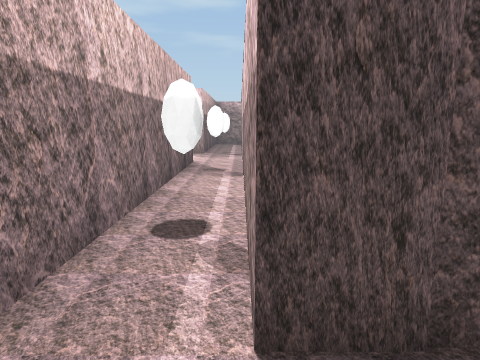
[1] (above)

21 first-person views from a walk through a scene from a Unity 3-D project. The camera is 1.3 m above the floor, tilts 10° down and sees 75° across. The floor is counted in squares, 1 m on a side. Each view is taken from the middle of a square. On the plan, view 1 faces up. The plan holds only what a view shows up to about 14 squares ahead; the rest is blank. Some animated figures are not drawn.

[2]
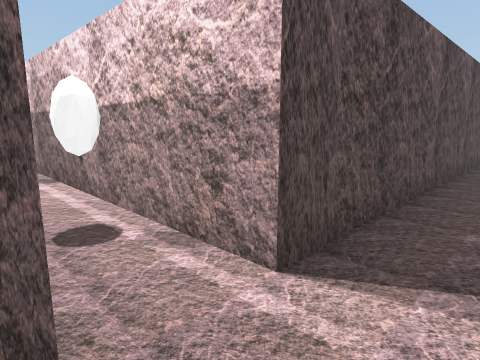

[3]
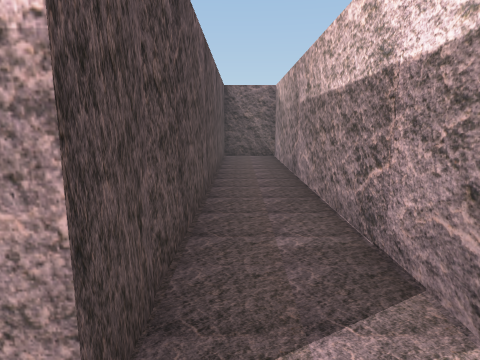

[4]
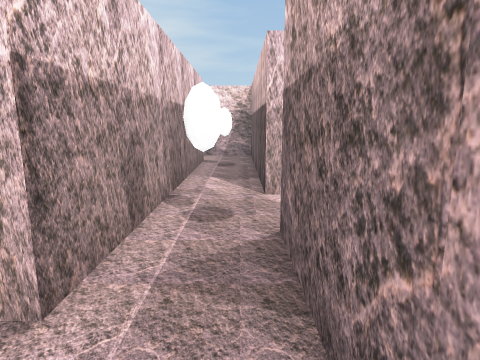

[5]
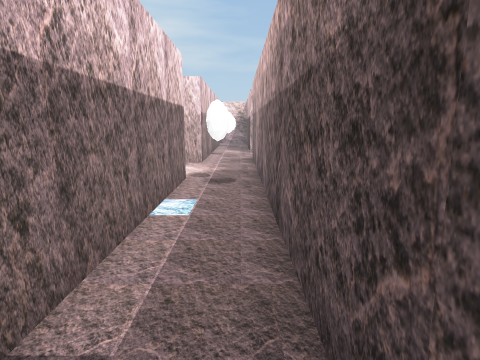

[6]
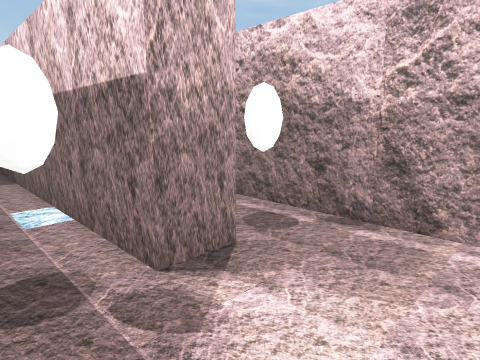

[7]
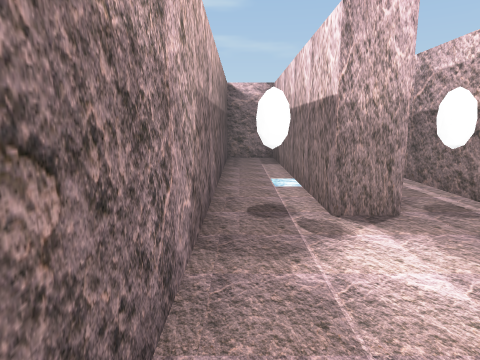

[8]
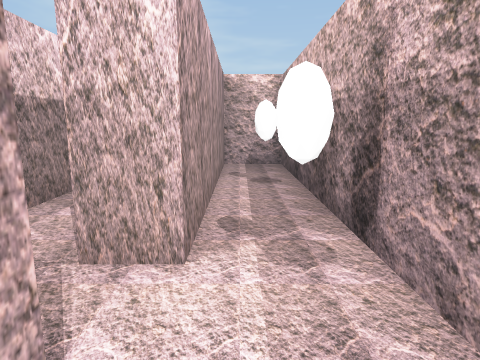

[9]
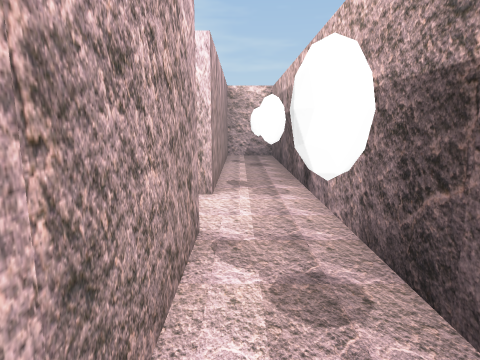

[10]
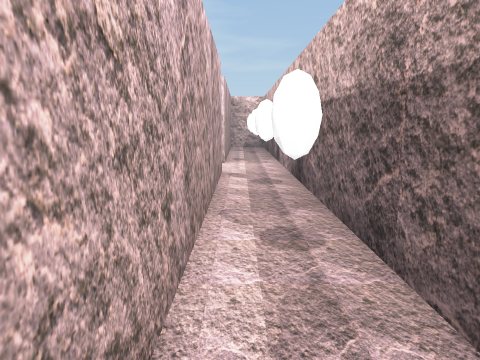

[11]
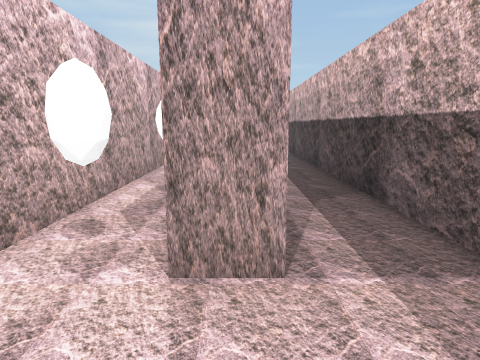

[12]
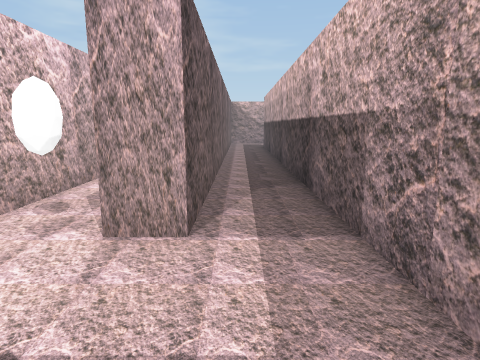

[13]
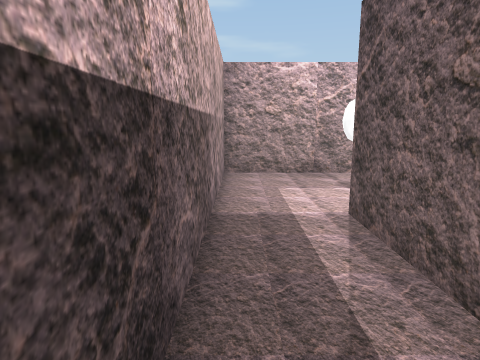

[14]
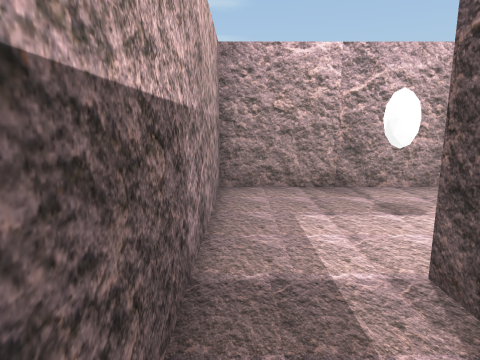

[15]
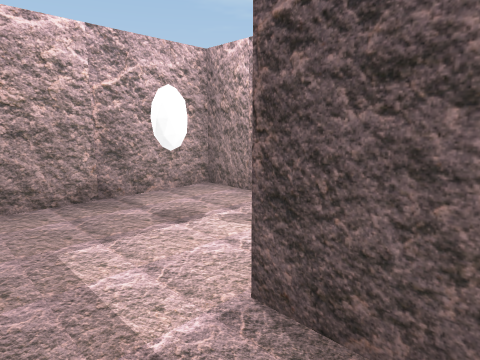

[16]
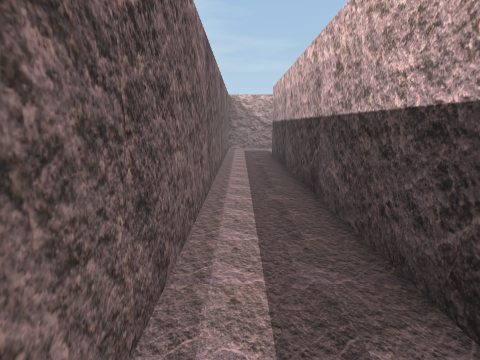

[17]
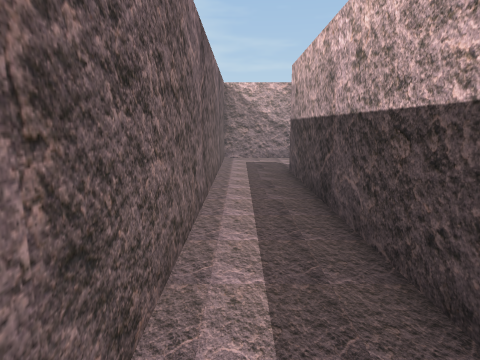

[18]
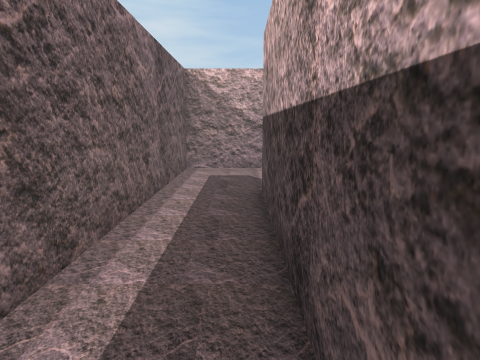

[19]
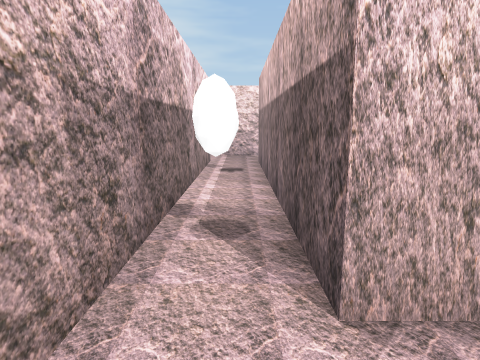

[20]
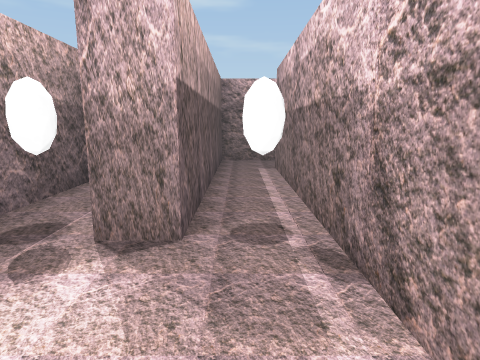

[21]
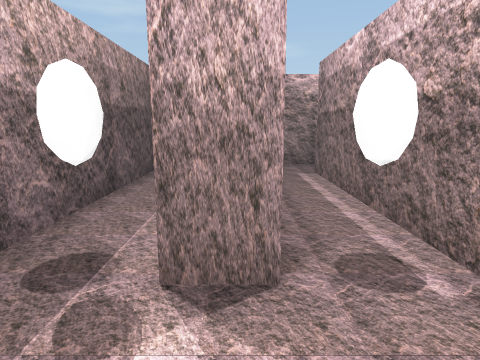

### Floor plan
Points are (right, up) in squares from view 1. A wall is a line through its corners. A room is listed if a view was taken in it or the views show most of it. See-through windows are left out.
Room 1 (views 1, 2, 3, 4, 5, 6, 7, 8, 9, 10, 19, 20, 21)
walls: (-5.5, 9.2) (-5.5, 17.9); (-7.4, 16.4) (-7.4, 0.9); (0.8, -0.5) (12.3, -0.5) (12.3, 1.6) (0.1, 1.6) (0.1, 20.6); (-7.5, -0.5) (-0.8, -0.5); (0.6, 22.5) (-4.5, 22.5) (-4.5, 9.2)
ways out: opening at (-6.5, 18.5) to room 2
objects: other object (-7, 3); other object (-7, 7); other object (-7, 11); other object (-7, 15); other object (-7, 18); other object (-5, 0); other object (-5, 1) to (-5, 2); other object (-5, 3); other object (-5, 4); other object (-5, 5) to (-5, 7); other object (-3, 2) to (-2, 3); other object (-3, 3); other object (-3, 4) to (-2, 5); other object (-3, 6) to (-2, 7); other object (-3, 8) to (-2, 10); other object (-3, 9); other object (-3, 10) to (-2, 11); other object (-3, 15); other object (-3, 15) to (-2, 16); other object (-3, 17) to (-2, 17); other object (-3, 18) to (-2, 19); other object (-3, 20) to (-2, 20); other object (-3, 21) to (-2, 22); other object (-1, 4); other object (-1, 9); other object (-1, 15)
Room 2 (views 11, 12, 13, 14, 15, 16, 17, 18)
walls: (-5.5, 21.1) (-5.5, 22.5) (-10.4, 22.5) (-10.4, 3); (-11, -0.5) (-8.4, -0.5) (-8.4, 18.5) (-7.4, 18.5)
ways out: opening at (-6.5, 18.5) to room 1

Where each view was taken, in squares from view 1:
view 1: 0 up, 0 right, facing up
view 2: 0 up, 2 left, facing up-right
view 3: 1 up, 1 left, facing right
view 4: 13 up, 4 left, facing down
view 5: 22 up, 4 left, facing down
view 6: 12 up, 4 left, facing up-right
view 7: 10 up, 4 left, facing up
view 8: 10 up, 6 left, facing down
view 9: 13 up, 6 left, facing down
view 10: 18 up, 6 left, facing down
view 11: 21 up, 8 left, facing down
view 12: 22 up, 9 left, facing down
view 13: 14 up, 10 left, facing up
view 14: 16 up, 10 left, facing up
view 15: 17 up, 10 left, facing up-right
view 16: 17 up, 9 left, facing down
view 17: 12 up, 9 left, facing down
view 18: 9 up, 10 left, facing down
view 19: 13 up, 1 left, facing down
view 20: 11 up, 1 left, facing up
view 21: 12 up, 2 left, facing up
